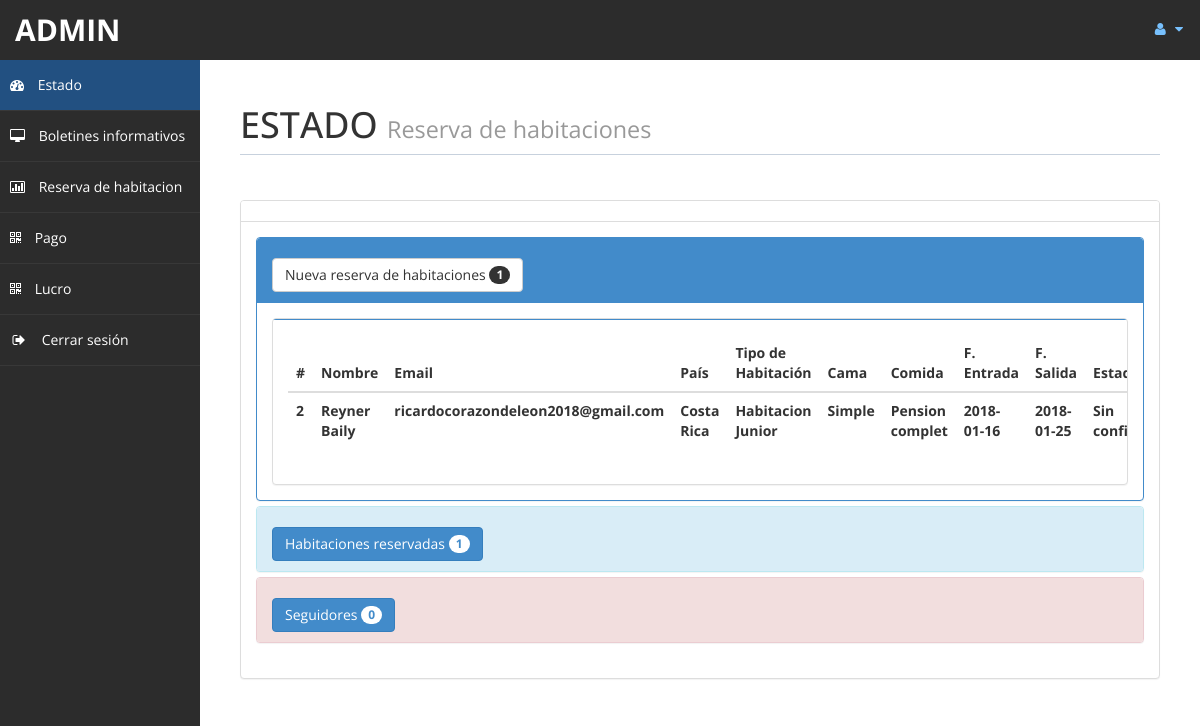
The app's page /admin/home.php (signed in), older data.
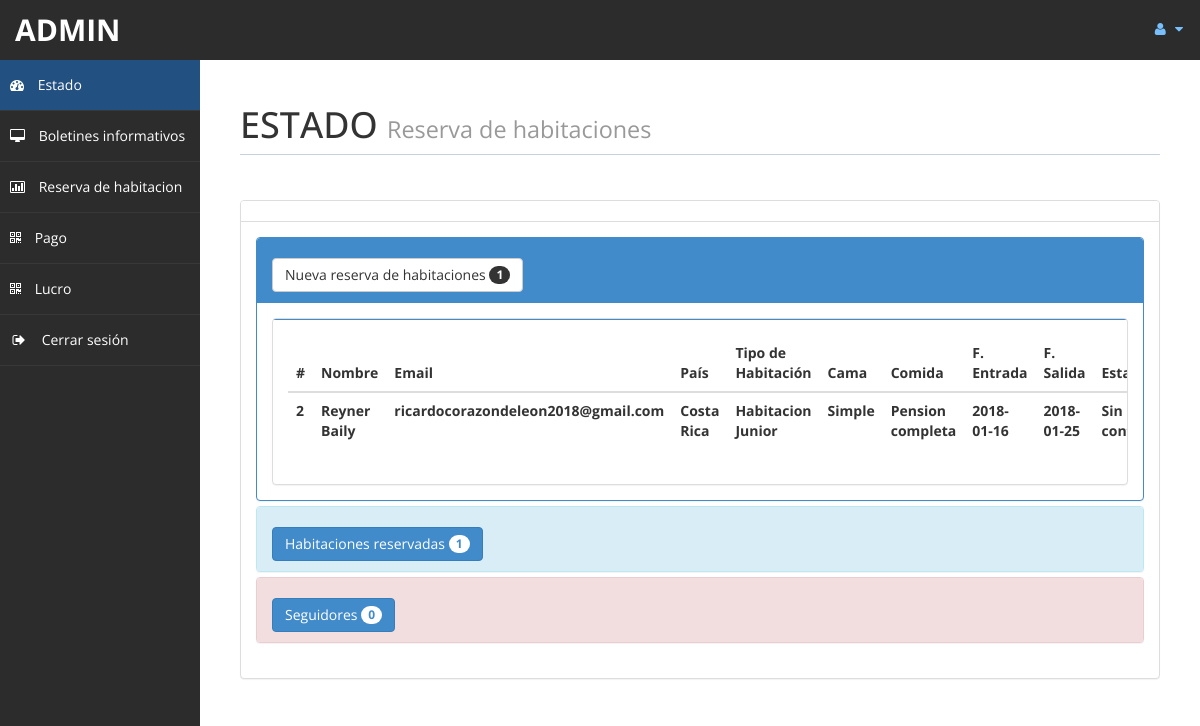
The same page, newer data.
### tables this page shows
CREATE TABLE `reservas` (
  `id` int(10) UNSIGNED NOT NULL,
  `id_cliente` int(10) UNSIGNED NOT NULL,
  `nro_habitacion` int(10) UNSIGNED NOT NULL,
  `comidas` varchar(30) DEFAULT NULL,
  `fecha_entrada` date DEFAULT NULL,
  `fecha_salida` date DEFAULT NULL,
  `estado` varchar(15) DEFAULT NULL,
  `cant_dias` int(11) DEFAULT NULL,
  
  CONSTRAINT PRIMARY KEY (`id`)
  

);

CREATE TABLE `clientes` (
  `id` int(10) UNSIGNED NOT NULL,
  `trato` varchar(5) DEFAULT NULL,
  `nombres` text,
  `apellidos` text,
  `email` varchar(200) DEFAULT NULL,
  `nacionalidad` varchar(50) DEFAULT NULL,
  `pais` varchar(40) DEFAULT NULL,
  `telef` text,
  
  CONSTRAINT PRIMARY KEY (`id`)
);

CREATE TABLE `habitaciones` (
  `id` int(10) UNSIGNED NOT NULL,                
  `tipo_habitacion` varchar(30) DEFAULT NULL,
  `tipo_cama` varchar(20) DEFAULT NULL,
  `estado_hab` varchar(20) DEFAULT NULL,

  CONSTRAINT PRIMARY KEY (`id`)

);

### admin/home.php (the view, shortened to what the changed rows need)
<!DOCTYPE html>
<html xmlns="http://www.w3.org/1999/xhtml">
<head>
    <link href="assets/css/bootstrap.css" rel="stylesheet" />
    <link href="assets/css/font-awesome.css" rel="stylesheet" />
    <link href="assets/js/morris/morris-0.4.3.min.css" rel="stylesheet" />
    <link href="assets/css/custom-styles.css" rel="stylesheet" />
</head>
<body>
    <div id="wrapper">
        <div id="page-wrapper">
            <div id="page-inner">
                <div class="row">
                    <div class="col-md-12">
                        <h1 class="page-header">
                            ESTADO <small>Reserva de habitaciones</small>
                        </h1>
                    </div>
                </div>
				<?php
                    include ('db.php');
				?>
				<div class="row">
                    <div class="col-md-12">
                        <div class="panel panel-default">
                            <div class="panel-body">
                                <div class="panel-group" id="accordion">
                                    <div class="panel panel-primary">
                                        <div id="collapseTwo" class="panel-collapse in" style="height: auto;">
                                            <div class="panel-body">
                                                <div class="panel panel-default">
                                                    <div class="panel-body">
                                                        <div class="table-responsive">
                                                        <table class="table">
                                                            <thead>
                                                                <tr>
                                                                    <th>#</th>
                                                                    <th>Nombre</th>
                                                                    <th>Email</th>
                                                                    <th>País</th>
                                                                    <th>Tipo de Habitación</th>
                                                                    <th>Cama</th>
                                                                    <th>Comida</th>
                                                                    <th>F. Entrada</th>
                                                                    <th>F. Salida</th>
                                                                    <th>Estado</th>
                                                                </tr>
                                                            </thead>
                                                            <tbody>
                                                            <?php
                                                                $tsql = "SELECT R.*, C.nombres, C.apellidos, C.email, C.pais, H.tipo_habitacion, H.tipo_cama FROM `reservas` R INNER JOIN `clientes` C ON R.id_cliente = C.id INNER JOIN `habitaciones` H on R.nro_habitacion = H.id";
                                                                $tre = mysqli_query($con, $tsql);
                                                                while( $trow=mysqli_fetch_array($tre) ) {
                                                                    $co = $trow['estado'];
                                                                    if($co== "Sin confirmar") {
                                                                        echo"<tr>
                                                                            <th>".$trow['id']."</th>
                                                                            <th>".$trow['nombres']." ".$trow['apellidos']."</th>
                                                                            <th>".$trow['email']."</th>
                                                                            <th>".$trow['pais']."</th>
                                                                            <th>".$trow['tipo_habitacion']."</th>
                                                                            <th>".$trow['tipo_cama']."</th>
                                                                            <th>".$trow['comidas']."</th>
                                                                            <th>".$trow['fecha_entrada']."</th>
                                                                            <th>".$trow['fecha_salida']."</th>
                                                                            <th>".$trow['estado']."</th>
                                                                            <th><a href='roombook.php?rid=".$trow['id']." ' class='btn btn-primary'>Ver Detalles</a></th>
                                                                            </tr>";
                                                                    }
                                                                }
                                                            ?>
                                                            </tbody>
                                                        </table>
                                                        </div>
                                                    </div>
                                                </div>
                                            </div>
                                        </div>
                                    </div>
                                </div>
                            </div>
                        </div>
                    </div>
                </div>
            </div>
        </div>
    </div>
</body>
</html>

Row changes from the older to the newer data that the page shows:
changed reservas "Reyner": comidas "Pension complet" → "Pension completa"
